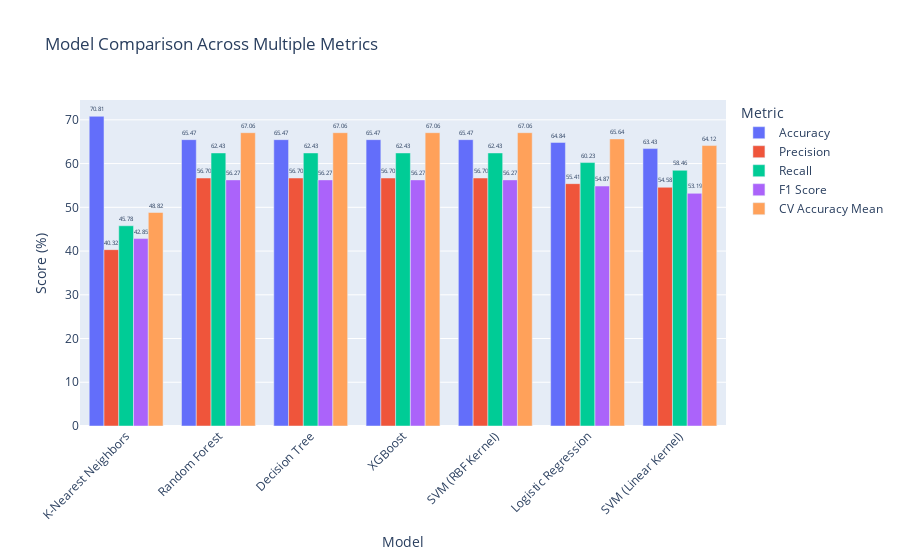

This figure's notebook cell:
### Code cell
# Bar graph model comparision 
melted = results_df.melt(
    id_vars='Model',
    value_vars=['Accuracy', 'Precision', 'Recall', 'F1 Score', 'CV Accuracy Mean'],
    var_name='Metric',
    value_name='Score'
)

fig_all = px.bar(
    melted,
    x='Model',
    y='Score',
    color='Metric',
    barmode='group',
    text='Score',
    title=' Model Comparison Across Multiple Metrics'
)

fig_all.update_traces(texttemplate='%{text:.2f}', textposition='outside')
fig_all.update_layout(
    yaxis_title='Score (%)',
    xaxis_title='Model',
    legend_title='Metric',
    xaxis_tickangle=-45
)
fig_all.show()

### Figure 1 — Plotly figure (JSON) as saved in the notebook; plotly's stock layout.template omitted (floating-point values rounded to 4 significant figures)
{"data": [{"alignmentgroup": "True", "hovertemplate": "Metric=Accuracy<br>Model=%{x}<br>Score=%{text}<extra></extra>", "legendgroup": "Accuracy", "marker": {"color": "#636efa", "pattern": {"shape": ""}}, "name": "Accuracy", "offsetgroup": "Accuracy", "orientation": "v", "showlegend": true, "text": [70.81, 65.47, 65.47, 65.47, 65.47, 64.84, 63.43], "textposition": "outside", "texttemplate": "%{text:.2f}", "type": "bar", "x": ["K-Nearest Neighbors", "Random Forest", "Decision Tree", "XGBoost", "SVM (RBF Kernel)", "Logistic Regression", "SVM (Linear Kernel)"], "xaxis": "x", "y": [70.81, 65.47, 65.47, 65.47, 65.47, 64.84, 63.43], "yaxis": "y"}, {"alignmentgroup": "True", "hovertemplate": "Metric=Precision<br>Model=%{x}<br>Score=%{text}<extra></extra>", "legendgroup": "Precision", "marker": {"color": "#EF553B", "pattern": {"shape": ""}}, "name": "Precision", "offsetgroup": "Precision", "orientation": "v", "showlegend": true, "text": [40.32, 56.7, 56.7, 56.7, 56.7, 55.41, 54.58], "textposition": "outside", "texttemplate": "%{text:.2f}", "type": "bar", "x": ["K-Nearest Neighbors", "Random Forest", "Decision Tree", "XGBoost", "SVM (RBF Kernel)", "Logistic Regression", "SVM (Linear Kernel)"], "xaxis": "x", "y": [40.32, 56.7, 56.7, 56.7, 56.7, 55.41, 54.58], "yaxis": "y"}, {"alignmentgroup": "True", "hovertemplate": "Metric=Recall<br>Model=%{x}<br>Score=%{text}<extra></extra>", "legendgroup": "Recall", "marker": {"color": "#00cc96", "pattern": {"shape": ""}}, "name": "Recall", "offsetgroup": "Recall", "orientation": "v", "showlegend": true, "text": [45.78, 62.43, 62.43, 62.43, 62.43, 60.23, 58.46], "textposition": "outside", "texttemplate": "%{text:.2f}", "type": "bar", "x": ["K-Nearest Neighbors", "Random Forest", "Decision Tree", "XGBoost", "SVM (RBF Kernel)", "Logistic Regression", "SVM (Linear Kernel)"], "xaxis": "x", "y": [45.78, 62.43, 62.43, 62.43, 62.43, 60.23, 58.46], "yaxis": "y"}, {"alignmentgroup": "True", "hovertemplate": "Metric=F1 Score<br>Model=%{x}<br>Score=%{text}<extra></extra>", "legendgroup": "F1 Score", "marker": {"color": "#ab63fa", "pattern": {"shape": ""}}, "name": "F1 Score", "offsetgroup": "F1 Score", "orientation": "v", "showlegend": true, "text": [42.85, 56.27, 56.27, 56.27, 56.27, 54.87, 53.19], "textposition": "outside", "texttemplate": "%{text:.2f}", "type": "bar", "x": ["K-Nearest Neighbors", "Random Forest", "Decision Tree", "XGBoost", "SVM (RBF Kernel)", "Logistic Regression", "SVM (Linear Kernel)"], "xaxis": "x", "y": [42.85, 56.27, 56.27, 56.27, 56.27, 54.87, 53.19], "yaxis": "y"}, {"alignmentgroup": "True", "hovertemplate": "Metric=CV Accuracy Mean<br>Model=%{x}<br>Score=%{text}<extra></extra>", "legendgroup": "CV Accuracy Mean", "marker": {"color": "#FFA15A", "pattern": {"shape": ""}}, "name": "CV Accuracy Mean", "offsetgroup": "CV Accuracy Mean", "orientation": "v", "showlegend": true, "text": [48.82, 67.06, 67.06, 67.06, 67.06, 65.64, 64.12], "textposition": "outside", "texttemplate": "%{text:.2f}", "type": "bar", "x": ["K-Nearest Neighbors", "Random Forest", "Decision Tree", "XGBoost", "SVM (RBF Kernel)", "Logistic Regression", "SVM (Linear Kernel)"], "xaxis": "x", "y": [48.82, 67.06, 67.06, 67.06, 67.06, 65.64, 64.12], "yaxis": "y"}], "layout": {"barmode": "group", "legend": {"title": {"text": "Metric"}, "tracegroupgap": 0}, "title": {"text": " Model Comparison Across Multiple Metrics"}, "xaxis": {"anchor": "y", "domain": [0, 1], "tickangle": -45, "title": {"text": "Model"}}, "yaxis": {"anchor": "x", "domain": [0, 1], "title": {"text": "Score (%)"}}}}
